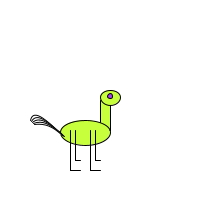
Frame 1 (no input)
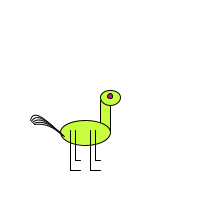
Frame 60 (the mouse pressed at the canvas centre just before this capture)
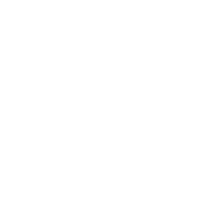
Frame 120 (the mouse held since frame 60 and released just before this capture)

The Processing sketch that drew these frames (run headless with seeded random() and noise(); from frame 60 on, the mouse is pressed at the canvas centre):

// Processing sketch: processing_103022
// ── processing_103022.pde

float r;
float g;
float b;

float x;
float y;

void setup()
{
size(200,200);
smooth();
frameRate(30);
x=width/2;
y=height/2;
}
void draw()
{
background(255);
stroke(0);
fill(x+100,y+200,60);

rect(x,y,10,30); //kaklas  
//koordinates 90,30. nuo visur tiek atitraukti
ellipseMode(CORNERS);
ellipse(x+50-90,y+50-30,x+100-90,y+75-30); // kunas
fill(255);
for (int i=0; i<5; i=i+1)
{
int  ii=i*20; // uodegos "paputimui ant gali curve  koordinatem pakeist lokaluskintamasis
curve(x+i+50-90,y+i+62-30,x+i+50-90,y+i+62-30,x+i+20-90,y+i+50-30,x-ii+30-90,y-ii+100+30); //uodega

}
fill(x+100,y+200,60);
ellipse(x+90-90,y+35-30,x+110-90,y+20-30);  //galva

fill(255); // kas liko vel spalvinam baltai

line(x+60-90,y+60-30,x+60-90,y+100-30); // kojos
line(x+60-90,y-30+100,x+70-90,y-30+100);

line(x+65-90,y-30+60,x+65-90,y-30+90); //virsutine kojos dalis
line(x+65-90,y-30+90,x+70-90,y-30+90); // pedos dalis

line(x+80-90,y-30+60,x+80-90,y-30+100);
line(x+80-90,y-30+100,x+90-90,y-30+100);

line(x+85-90,y-30+60,x+85-90,y-30+90);  //  graziai gaunas su mouseX ir pmouseX
line(x+85-90,y-30+90,x+90-90,y-30+90);

r=random(255);
g=random(255);
b=random(255);
fill(r,g,b);
ellipseMode(CENTER); //akis
ellipse(x+100-90,y+26-30,5,5);

 if (mousePressed == true)
 {
   x+=10;
 }
   else
   {
     x=width/2;
   }
   if (keyPressed == true)
   {
     y+=10;
   }
   else
   {
     y=height/2;
   }

//y=random(height/4,height-height/4);
//x=random(width/4,width-width/4);
}
